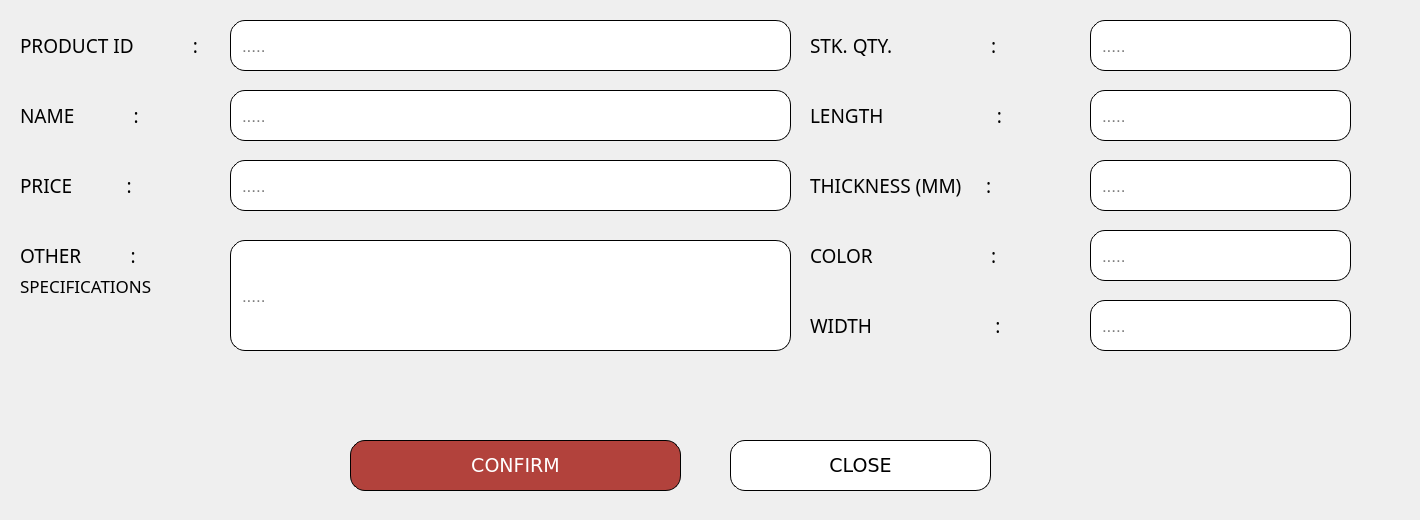
       <widget class="QWidget" name="ADD_OTHER">
        <widget class="QFrame" name="frame_49">
         <property name="geometry">
          <rect>
           <x>-10</x>
           <y>420</y>
           <width>1331</width>
           <height>91</height>
          </rect>
         </property>
         <property name="styleSheet">
          <string notr="true">    background-color: transparent;
</string>
         </property>
         <property name="frameShape">
          <enum>QFrame::StyledPanel</enum>
         </property>
         <property name="frameShadow">
          <enum>QFrame::Raised</enum>
         </property>
         <widget class="QPushButton" name="pushButton_Confirm_OTHERadd">
          <property name="geometry">
           <rect>
            <x>360</x>
            <y>20</y>
            <width>331</width>
            <height>51</height>
           </rect>
          </property>
          <property name="font">
           <font>
            <family>Verdana</family>
            <pointsize>14</pointsize>
           </font>
          </property>
          <property name="styleSheet">
           <string notr="true">    background-color: #b2423c;
    color: white;
    border-radius: 15px;
border: 1px solid #000000; 
    padding: 9px;
font-family: &quot;Verdana&quot;, sans-serif; 
text-align: center;</string>
          </property>
          <property name="text">
           <string>CONFIRM</string>
          </property>
         </widget>
         <widget class="QPushButton" name="pushButton_Close_OTHERadd">
          <property name="geometry">
           <rect>
            <x>740</x>
            <y>20</y>
            <width>261</width>
            <height>51</height>
           </rect>
          </property>
          <property name="font">
           <font>
            <family>Verdana</family>
            <pointsize>14</pointsize>
           </font>
          </property>
          <property name="styleSheet">
           <string notr="true">
/* Default Inactive Button */
QPushButton {
    background-color: #ffffff;
    color: black;
    border-radius: 15px;
border: 1px solid #000000; 
    padding: 9px;
font-family: &quot;Verdana&quot;, sans-serif; 
text-align: center;
}

/* Hover Effect on Inactive Buttons */
QPushButton:hover {
    background-color: #a6a6a6;
    color: white;
}

/* Active Button (Current Page) */
QPushButton#activeButton {
    background-color: #a6a6a6;
    color: white;
}
</string>
          </property>
          <property name="text">
           <string>CLOSE</string>
          </property>
         </widget>
        </widget>
        <widget class="QFrame" name="frame_addspandrel_9">
         <property name="geometry">
          <rect>
           <x>-10</x>
           <y>10</y>
           <width>1411</width>
           <height>411</height>
          </rect>
         </property>
         <property name="styleSheet">
          <string notr="true">    background-color: transparent;
</string>
         </property>
         <property name="frameShape">
          <enum>QFrame::StyledPanel</enum>
         </property>
         <property name="frameShadow">
          <enum>QFrame::Raised</enum>
         </property>
         <widget class="QLabel" name="label_249">
          <property name="geometry">
           <rect>
            <x>30</x>
            <y>10</y>
            <width>241</width>
            <height>51</height>
           </rect>
          </property>
          <property name="font">
           <font>
            <family>Poppins Medium</family>
            <pointsize>14</pointsize>
            <weight>50</weight>
            <bold>false</bold>
           </font>
          </property>
          <property name="styleSheet">
           <string notr="true">    background-color: transparent;
</string>
          </property>
          <property name="text">
           <string>PRODUCT ID            :</string>
          </property>
         </widget>
         <widget class="QLabel" name="label_250">
          <property name="geometry">
           <rect>
            <x>30</x>
            <y>140</y>
            <width>171</width>
            <height>71</height>
           </rect>
          </property>
          <property name="font">
           <font>
            <family>Poppins Medium</family>
            <pointsize>14</pointsize>
            <weight>50</weight>
            <bold>false</bold>
           </font>
          </property>
          <property name="styleSheet">
           <string notr="true">    background-color: transparent;
</string>
          </property>
          <property name="text">
           <string>PRICE           :</string>
          </property>
         </widget>
         <widget class="QLabel" name="label_251">
          <property name="geometry">
           <rect>
            <x>30</x>
            <y>60</y>
            <width>171</width>
            <height>91</height>
           </rect>
          </property>
          <property name="font">
           <font>
            <family>Poppins Medium</family>
            <pointsize>14</pointsize>
            <weight>50</weight>
            <bold>false</bold>
           </font>
          </property>
          <property name="styleSheet">
           <string notr="true">    background-color: transparent;
</string>
          </property>
          <property name="text">
           <string>NAME            :</string>
          </property>
         </widget>
         <widget class="QLineEdit" name="lineEdit_AddOTHER_prodID">
          <property name="geometry">
           <rect>
            <x>240</x>
            <y>10</y>
            <width>561</width>
            <height>51</height>
           </rect>
          </property>
          <property name="font">
           <font>
            <pointsize>13</pointsize>
           </font>
          </property>
          <property name="styleSheet">
           <string notr="true">    background-color: #ffffff;
    color: black;
    border-radius: 15px;
border: 1px solid #000000; 
    padding: 9px;
</string>
          </property>
          <property name="placeholderText">
           <string>.....</string>
          </property>
         </widget>
         <widget class="QLineEdit" name="lineEdit_AddOTHER_Width">
          <property name="geometry">
           <rect>
            <x>1100</x>
            <y>290</y>
            <width>261</width>
            <height>51</height>
           </rect>
          </property>
          <property name="font">
           <font>
            <pointsize>13</pointsize>
           </font>
          </property>
          <property name="styleSheet">
           <string notr="true">    background-color: #ffffff;
    color: black;
    border-radius: 15px;
border: 1px solid #000000; 
    padding: 9px;
</string>
          </property>
          <property name="placeholderText">
           <string>.....</string>
          </property>
         </widget>
         <widget class="QLabel" name="label_252">
          <property name="geometry">
           <rect>
            <x>820</x>
            <y>-50</y>
            <width>271</width>
            <height>171</height>
           </rect>
          </property>
          <property name="font">
           <font>
            <family>Poppins Medium</family>
            <pointsize>14</pointsize>
            <weight>50</weight>
            <bold>false</bold>
           </font>
          </property>
          <property name="styleSheet">
           <string notr="true">    background-color: transparent;
</string>
          </property>
          <property name="text">
           <string>STK. QTY.                    :</string>
          </property>
         </widget>
         <widget class="QLineEdit" name="lineEdit_AddOTHER_Qty">
          <property name="geometry">
           <rect>
            <x>1100</x>
            <y>10</y>
            <width>261</width>
            <height>51</height>
           </rect>
          </property>
          <property name="font">
           <font>
            <pointsize>13</pointsize>
           </font>
          </property>
          <property name="styleSheet">
           <string notr="true">    background-color: #ffffff;
    color: black;
    border-radius: 15px;
border: 1px solid #000000; 
    padding: 9px;
</string>
          </property>
          <property name="placeholderText">
           <string>.....</string>
          </property>
         </widget>
         <widget class="QLabel" name="label_253">
          <property name="geometry">
           <rect>
            <x>820</x>
            <y>270</y>
            <width>261</width>
            <height>91</height>
           </rect>
          </property>
          <property name="font">
           <font>
            <family>Poppins Medium</family>
            <pointsize>14</pointsize>
            <weight>50</weight>
            <bold>false</bold>
           </font>
          </property>
          <property name="styleSheet">
           <string notr="true">    background-color: transparent;
</string>
          </property>
          <property name="text">
           <string>WIDTH                         :</string>
          </property>
         </widget>
         <widget class="QLabel" name="label_254">
          <property name="geometry">
           <rect>
            <x>820</x>
            <y>200</y>
            <width>271</width>
            <height>91</height>
           </rect>
          </property>
          <property name="font">
           <font>
            <family>Poppins Medium</family>
            <pointsize>14</pointsize>
            <weight>50</weight>
            <bold>false</bold>
           </font>
          </property>
          <property name="styleSheet">
           <string notr="true">    background-color: transparent;
</string>
          </property>
          <property name="text">
           <string>COLOR                        :</string>
          </property>
         </widget>
         <widget class="QLineEdit" name="lineEdit_AddOTHER_Color">
          <property name="geometry">
           <rect>
            <x>1100</x>
            <y>220</y>
            <width>261</width>
            <height>51</height>
           </rect>
          </property>
          <property name="font">
           <font>
            <pointsize>13</pointsize>
           </font>
          </property>
          <property name="styleSheet">
           <string notr="true">    background-color: #ffffff;
    color: black;
    border-radius: 15px;
border: 1px solid #000000; 
    padding: 9px;
</string>
          </property>
          <property name="placeholderText">
           <string>.....</string>
          </property>
         </widget>
         <widget class="QLabel" name="label_255">
          <property name="geometry">
           <rect>
            <x>820</x>
            <y>50</y>
            <width>261</width>
            <height>111</height>
           </rect>
          </property>
          <property name="font">
           <font>
            <family>Poppins Medium</family>
            <pointsize>14</pointsize>
            <weight>50</weight>
            <bold>false</bold>
           </font>
          </property>
          <property name="styleSheet">
           <string notr="true">    background-color: transparent;
</string>
          </property>
          <property name="text">
           <string>LENGTH                       :</string>
          </property>
         </widget>
         <widget class="QLineEdit" name="lineEdit_AddOTHER_Length">
          <property name="geometry">
           <rect>
            <x>1100</x>
            <y>80</y>
            <width>261</width>
            <height>51</height>
           </rect>
          </property>
          <property name="font">
           <font>
            <pointsize>13</pointsize>
           </font>
          </property>
          <property name="styleSheet">
           <string notr="true">    background-color: #ffffff;
    color: black;
    border-radius: 15px;
border: 1px solid #000000; 
    padding: 9px;
</string>
          </property>
          <property name="placeholderText">
           <string>.....</string>
          </property>
         </widget>
         <widget class="QLabel" name="label_256">
          <property name="geometry">
           <rect>
            <x>30</x>
            <y>170</y>
            <width>181</width>
            <height>151</height>
           </rect>
          </property>
          <property name="font">
           <font>
            <family>Poppins Medium</family>
            <pointsize>14</pointsize>
            <weight>50</weight>
            <bold>false</bold>
           </font>
          </property>
          <property name="styleSheet">
           <string notr="true">    background-color: transparent;
</string>
          </property>
          <property name="text">
           <string>OTHER          :</string>
          </property>
         </widget>
         <widget class="QLineEdit" name="lineEdit_AddOTHER_Price">
          <property name="geometry">
           <rect>
            <x>240</x>
            <y>150</y>
            <width>561</width>
            <height>51</height>
           </rect>
          </property>
          <property name="font">
           <font>
            <pointsize>13</pointsize>
           </font>
          </property>
          <property name="styleSheet">
           <string notr="true">    background-color: #ffffff;
    color: black;
    border-radius: 15px;
border: 1px solid #000000; 
    padding: 9px;
</string>
          </property>
          <property name="placeholderText">
           <string>.....</string>
          </property>
         </widget>
         <widget class="QLineEdit" name="lineEdit_AddOTHER_OtherSpecifications">
          <property name="geometry">
           <rect>
            <x>240</x>
            <y>230</y>
            <width>561</width>
            <height>111</height>
           </rect>
          </property>
          <property name="font">
           <font>
            <pointsize>13</pointsize>
           </font>
          </property>
          <property name="styleSheet">
           <string notr="true">    background-color: #ffffff;
    color: black;
    border-radius: 15px;
border: 1px solid #000000; 
    padding: 9px;
</string>
          </property>
          <property name="placeholderText">
           <string>.....</string>
          </property>
         </widget>
         <widget class="QLabel" name="label_257">
          <property name="geometry">
           <rect>
            <x>820</x>
            <y>130</y>
            <width>271</width>
            <height>91</height>
           </rect>
          </property>
          <property name="font">
           <font>
            <family>Poppins Medium</family>
            <pointsize>14</pointsize>
            <weight>50</weight>
            <bold>false</bold>
           </font>
          </property>
          <property name="styleSheet">
           <string notr="true">    background-color: transparent;
</string>
          </property>
          <property name="text">
           <string>THICKNESS (MM)     :</string>
          </property>
         </widget>
         <widget class="QLineEdit" name="lineEdit_AddOTHER_Thickness">
          <property name="geometry">
           <rect>
            <x>1100</x>
            <y>150</y>
            <width>261</width>
            <height>51</height>
           </rect>
          </property>
          <property name="font">
           <font>
            <pointsize>13</pointsize>
           </font>
          </property>
          <property name="styleSheet">
           <string notr="true">    background-color: #ffffff;
    color: black;
    border-radius: 15px;
border: 1px solid #000000; 
    padding: 9px;
</string>
          </property>
          <property name="placeholderText">
           <string>.....</string>
          </property>
         </widget>
         <widget class="QLabel" name="label_258">
          <property name="geometry">
           <rect>
            <x>30</x>
            <y>250</y>
            <width>211</width>
            <height>51</height>
           </rect>
          </property>
          <property name="font">
           <font>
            <family>Poppins Medium</family>
            <pointsize>13</pointsize>
            <weight>50</weight>
            <bold>false</bold>
           </font>
          </property>
          <property name="styleSheet">
           <string notr="true">    background-color: transparent;
</string>
          </property>
          <property name="text">
           <string>SPECIFICATIONS</string>
          </property>
         </widget>
         <widget class="QLineEdit" name="lineEdit_AddOTHER_Name">
          <property name="geometry">
           <rect>
            <x>240</x>
            <y>80</y>
            <width>561</width>
            <height>51</height>
           </rect>
          </property>
          <property name="font">
           <font>
            <pointsize>13</pointsize>
           </font>
          </property>
          <property name="styleSheet">
           <string notr="true">    background-color: #ffffff;
    color: black;
    border-radius: 15px;
border: 1px solid #000000; 
    padding: 9px;
</string>
          </property>
          <property name="placeholderText">
           <string>.....</string>
          </property>
         </widget>
        </widget>
       </widget>
